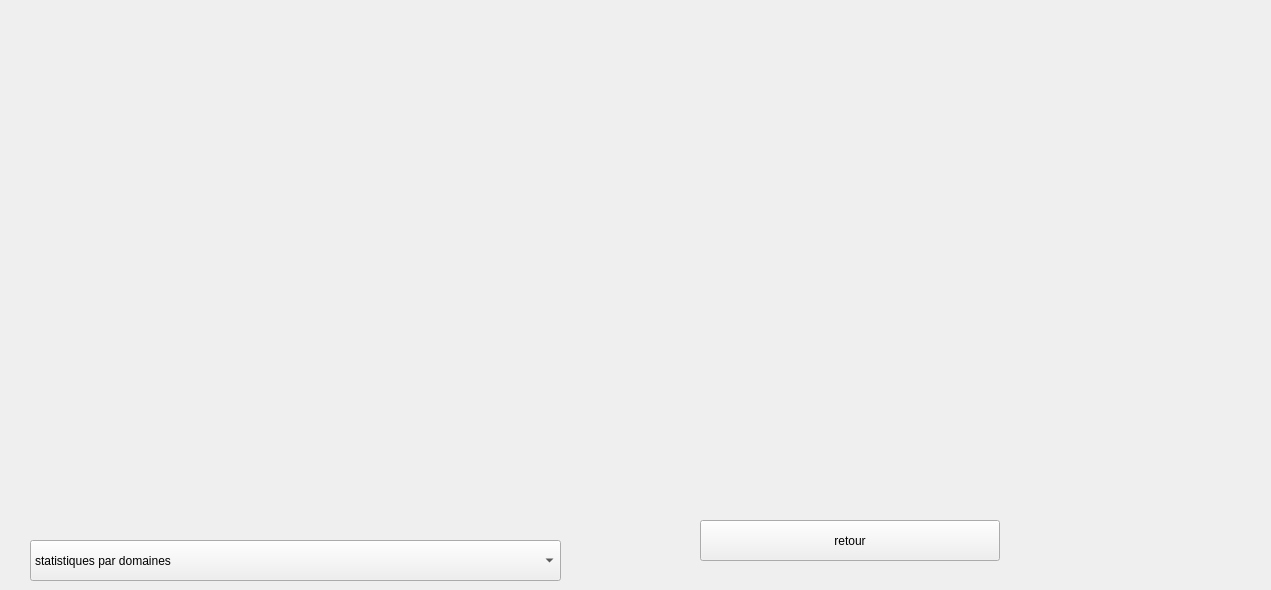
            <widget class="QWidget" name="statL">
             <widget class="QPushButton" name="retour_stat_2">
              <property name="geometry">
               <rect>
                <x>700</x>
                <y>520</y>
                <width>300</width>
                <height>41</height>
               </rect>
              </property>
              <property name="text">
               <string>retour</string>
              </property>
             </widget>
             <widget class="QComboBox" name="comboBox_2">
              <property name="geometry">
               <rect>
                <x>30</x>
                <y>540</y>
                <width>531</width>
                <height>41</height>
               </rect>
              </property>
              <item>
               <property name="text">
                <string>statistiques par domaines</string>
               </property>
              </item>
              <item>
               <property name="text">
                <string>statistiques par statut</string>
               </property>
              </item>
             </widget>
             <widget class="QLabel" name="stat_pub_2">
              <property name="geometry">
               <rect>
                <x>20</x>
                <y>20</y>
                <width>1242</width>
                <height>451</height>
               </rect>
              </property>
              <property name="text">
               <string/>
              </property>
             </widget>
            </widget>
